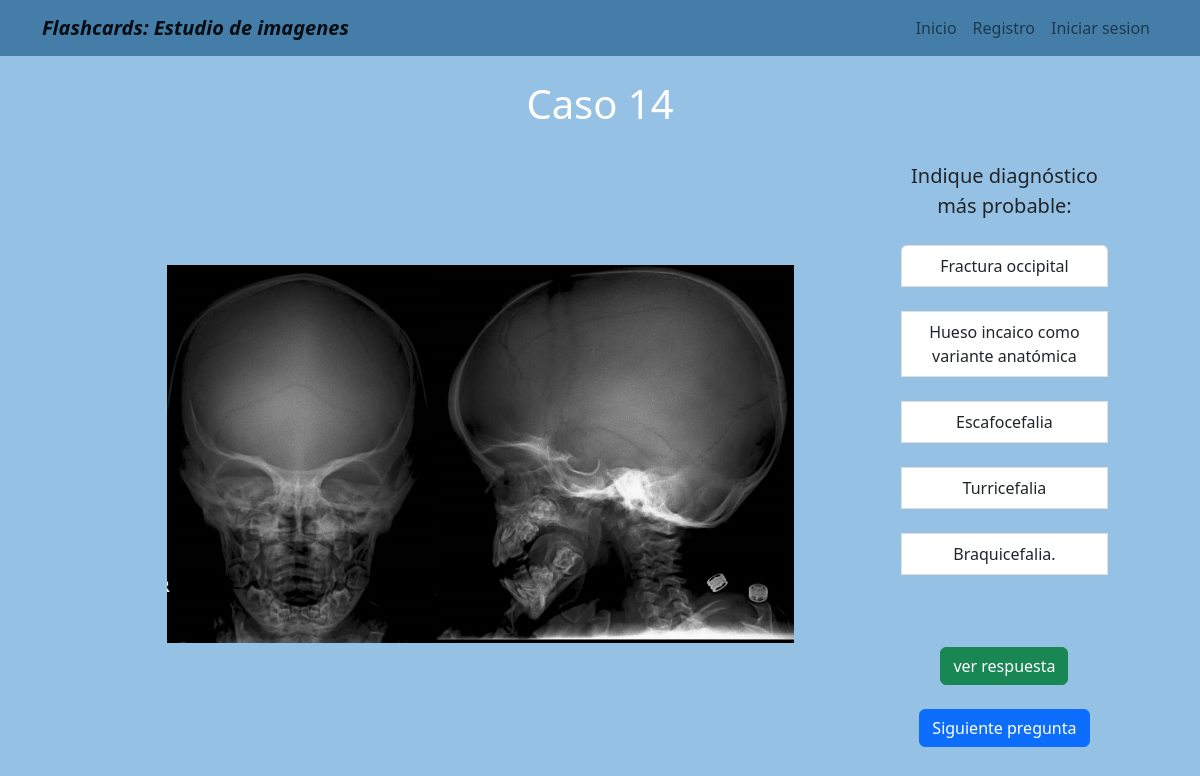
Page /alternativas/14/ on the committed database.
### alternativas/models.py (models this page shows)
class secc_alternativa(models.Model):
    numero_respuesta_alt= PositiveSmallIntegerField(default=1)
    alternativa_1= CharField(max_length=100, blank=True)
    alternativa_2= CharField(max_length=100, blank=True)
    alternativa_3= CharField(max_length=100, blank=True)
    alternativa_4= CharField(max_length=100, blank=True)
    alternativa_5= CharField(max_length=100, blank=True)
    alternativa_respuesta= CharField(max_length=100, blank=True)
    descripcion_breve = CharField(max_length=600, blank=True)
    url_info_esp= URLField(blank=True)
    url_info_ing= URLField(blank=True)
    imagen_con_patologia= ImageField(upload_to='estudio/images/')
    pregunta= CharField(max_length=500, blank=True)

### alternativas/views.py (the view)
# urls.py: path('14/', catorce, name='catorce'),
def catorce(request):
    catorceavo= secc_alternativa.objects.filter(numero_respuesta_alt=14)
    return render(request, '14.html',{'catorceavo':catorceavo})

### alternativas/templates/14.html
{% extends "layout.html" %}
{% block content %}
{% for info in catorceavo %}
<h1 style="color:white ; text-align:center;"> Caso {{info.numero_respuesta_alt}}</h1> <br/>
  <td style="padding-left: 20px;">
    <img src=" {{info.imagen_con_patologia.url}}" width="75%" > <br>
  </td>
  <td style="padding-right: 50px;">
    <a style=" font-size: 20px">{{info.pregunta}} </a> <br><br>
    <div class="list-group">
      <a class="list-group-item list-group-item-action">{{info.alternativa_1}} </a> <br>
      <a class="list-group-item list-group-item-action">{{info.alternativa_2}} </a> <br>
      <a class="list-group-item list-group-item-action">{{info.alternativa_3}} </a> <br>
      <a class="list-group-item list-group-item-action">{{info.alternativa_4}} </a> <br>
      <a class="list-group-item list-group-item-action">{{info.alternativa_5}} </a> <br>
  </div>
  <br> <br> <a class="btn btn-success text-center contenedor-boton-inicio" href="{% url 'catorce_r' %}" role="button" > ver respuesta </a>
  <br> <br> <a class="btn btn-primary text-center contenedor-boton-inicio" href="{% url 'quince' %}" role="button" > Siguiente pregunta </a>
</td>
{% endfor %}
{% endblock %}

### home/templates/layout.html (style rules this page uses)
body { background-color:#95c2e4; text-align: center; }
.contenedor-boton-inicio { display: inline-flex; }

### rows in the picture
secc_alternativa: numero_respuesta_alt "14", imagen_con_patologia (picture), pregunta "Indique diagnóstico más probable:", alternativa_1 "Fractura occipital", alternativa_2 "Hueso incaico como variante anatómica", alternativa_3 "Escafocefalia", alternativa_4 "Turricefalia", alternativa_5 "Braquicefalia."
